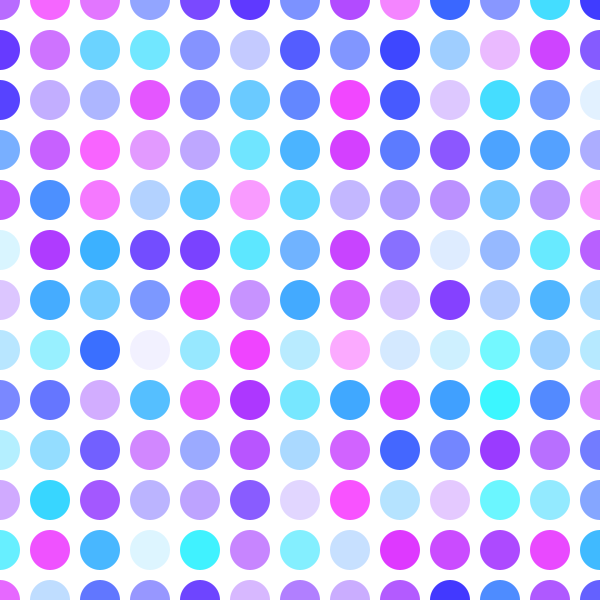
Frame 1 (no input)
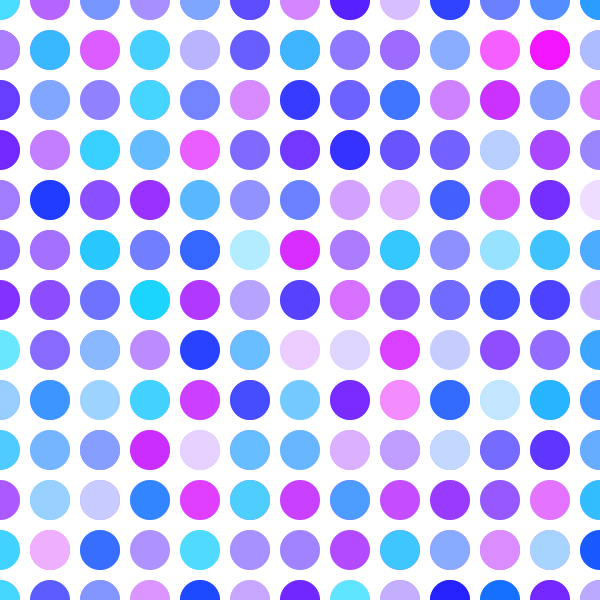
Frame 2 (the mouse pressed at the canvas centre, redrawn once)

The Processing sketch that drew these frames (run headless with seeded random() and noise(); the mouse was pressed at the canvas centre and the sketch redrawn once):

// Processing sketch: processing_147890
// ── processing_147890.pde

// Konkuk University
// Department of Dynamic Media
// SOS iDesign
// Name: CHOI Jihye
// ID: 201420116


float x;
float y;

void setup() {
  size(600, 600);
  background(255);
  smooth();

  noLoop();
}

void draw () {

  for (int y = 0; y <=height; y +=50) {
    for (int x = 0;x <=width; x +=50) {
      noStroke();
      //fill(random(255), random(50), random(250));
      fill(random(255), random(255), 255, 200);
      ellipse(x, y, 40, 40);
    }
  }
}
